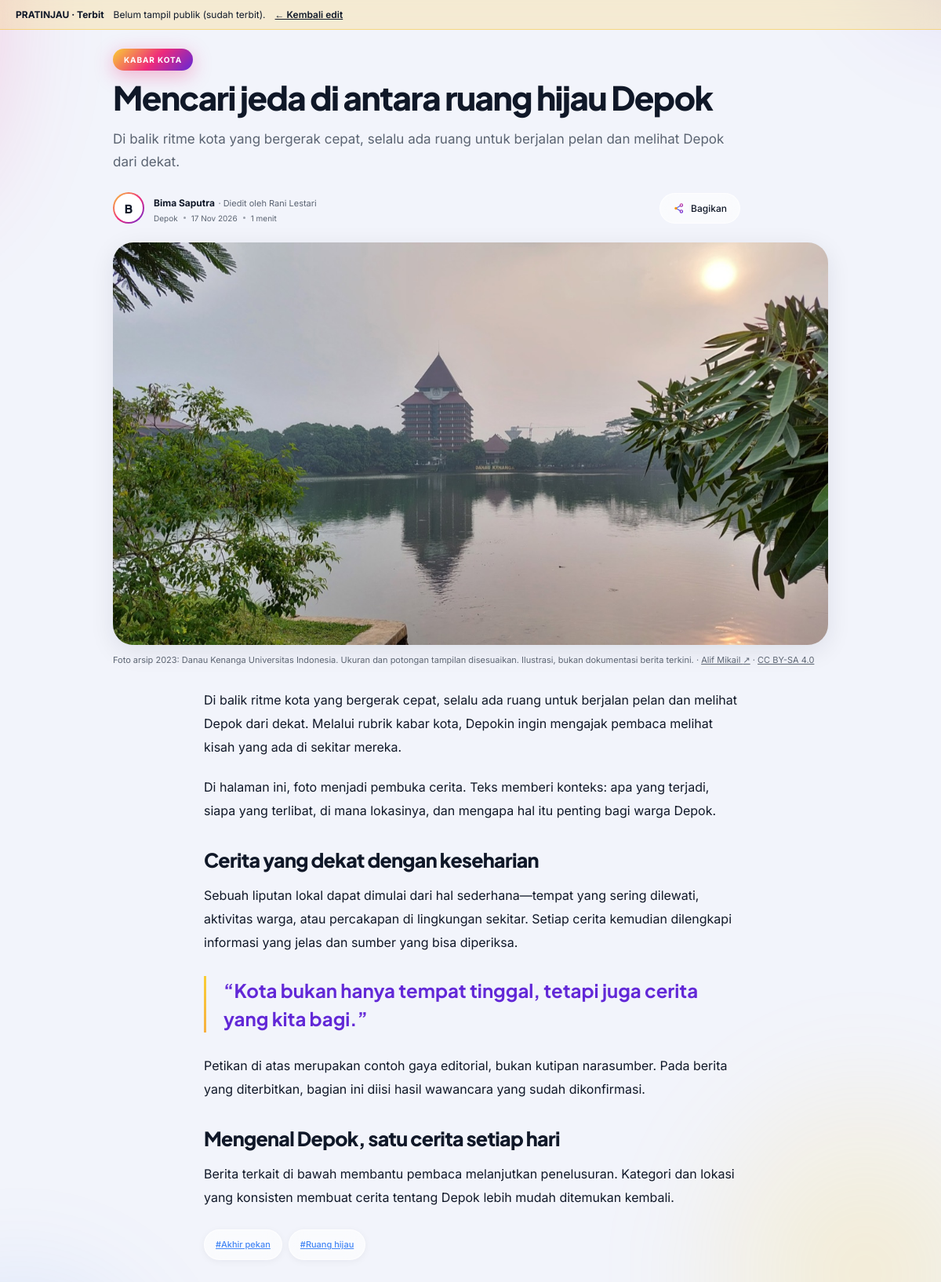
Page /redaksi/pratinjau.php?id=1 (signed in) on the committed database.
### tables this page shows
CREATE TABLE articles (
  id INT UNSIGNED NOT NULL AUTO_INCREMENT,
  title VARCHAR(200) NOT NULL,
  slug VARCHAR(220) NOT NULL,
  deck VARCHAR(500) NOT NULL DEFAULT '',
  content MEDIUMTEXT NOT NULL,
  format ENUM('foto','video','teks') NOT NULL DEFAULT 'foto',
  category_id INT UNSIGNED NOT NULL,
  location_id INT UNSIGNED DEFAULT NULL,
  author_id INT UNSIGNED NOT NULL,
  editor_id INT UNSIGNED DEFAULT NULL,
  status ENUM('draf','ditinjau','revisi','terbit','arsip') NOT NULL DEFAULT 'draf',
  is_featured TINYINT(1) NOT NULL DEFAULT 0,
  meta_title VARCHAR(200) DEFAULT NULL,
  meta_description VARCHAR(300) DEFAULT NULL,
  event_start DATETIME DEFAULT NULL,
  event_end DATETIME DEFAULT NULL,
  published_at DATETIME DEFAULT NULL,
  created_at TIMESTAMP NOT NULL DEFAULT CURRENT_TIMESTAMP,
  updated_at TIMESTAMP NOT NULL DEFAULT CURRENT_TIMESTAMP ON UPDATE CURRENT_TIMESTAMP,
  PRIMARY KEY (id),
  UNIQUE KEY uq_articles_slug (slug),
  KEY idx_articles_status_pub (status, published_at),
  KEY idx_articles_category (category_id),
  KEY idx_articles_author (author_id),
  KEY idx_articles_featured (is_featured),
  CONSTRAINT fk_articles_category FOREIGN KEY (category_id) REFERENCES categories (id),
  CONSTRAINT fk_articles_location FOREIGN KEY (location_id) REFERENCES locations (id) ON DELETE SET NULL,
  CONSTRAINT fk_articles_author FOREIGN KEY (author_id) REFERENCES users (id),
  CONSTRAINT fk_articles_editor FOREIGN KEY (editor_id) REFERENCES users (id) ON DELETE SET NULL
);

CREATE TABLE categories (
  id INT UNSIGNED NOT NULL AUTO_INCREMENT,
  name VARCHAR(80) NOT NULL,
  slug VARCHAR(100) NOT NULL,
  description VARCHAR(300) DEFAULT NULL,
  created_at TIMESTAMP NOT NULL DEFAULT CURRENT_TIMESTAMP,
  PRIMARY KEY (id),
  UNIQUE KEY uq_categories_slug (slug),
  UNIQUE KEY uq_categories_name (name)
);

CREATE TABLE users (
  id INT UNSIGNED NOT NULL AUTO_INCREMENT,
  name VARCHAR(100) NOT NULL,
  email VARCHAR(190) NOT NULL,
  password_hash VARCHAR(255) NOT NULL,
  role ENUM('admin','editor','penulis') NOT NULL DEFAULT 'penulis',
  bio VARCHAR(500) DEFAULT NULL,
  avatar_path VARCHAR(255) DEFAULT NULL,
  is_active TINYINT(1) NOT NULL DEFAULT 1,
  created_at TIMESTAMP NOT NULL DEFAULT CURRENT_TIMESTAMP,
  updated_at TIMESTAMP NOT NULL DEFAULT CURRENT_TIMESTAMP ON UPDATE CURRENT_TIMESTAMP,
  PRIMARY KEY (id),
  UNIQUE KEY uq_users_email (email)
);

CREATE TABLE locations (
  id INT UNSIGNED NOT NULL AUTO_INCREMENT,
  name VARCHAR(100) NOT NULL,
  slug VARCHAR(120) NOT NULL,
  kind ENUM('kecamatan','kelurahan','area') NOT NULL DEFAULT 'area',
  PRIMARY KEY (id),
  UNIQUE KEY uq_locations_slug (slug),
  UNIQUE KEY uq_locations_name (name)
);

CREATE TABLE media (
  id INT UNSIGNED NOT NULL AUTO_INCREMENT,
  article_id INT UNSIGNED NOT NULL,
  kind ENUM('gambar','video') NOT NULL DEFAULT 'gambar',
  file_path VARCHAR(255) DEFAULT NULL,
  embed_url VARCHAR(500) DEFAULT NULL,
  alt_text VARCHAR(300) DEFAULT NULL,
  caption TEXT DEFAULT NULL,
  credit_name VARCHAR(150) DEFAULT NULL,
  credit_url VARCHAR(500) DEFAULT NULL,
  license VARCHAR(80) DEFAULT NULL,
  license_url VARCHAR(500) DEFAULT NULL,
  poster_path VARCHAR(255) DEFAULT NULL,
  duration_seconds INT UNSIGNED DEFAULT NULL,
  transcript TEXT DEFAULT NULL,
  is_primary TINYINT(1) NOT NULL DEFAULT 0,
  sort_order INT NOT NULL DEFAULT 0,
  uploaded_by INT UNSIGNED DEFAULT NULL,
  created_at TIMESTAMP NOT NULL DEFAULT CURRENT_TIMESTAMP,
  PRIMARY KEY (id),
  KEY idx_media_article (article_id, sort_order),
  CONSTRAINT fk_media_article FOREIGN KEY (article_id) REFERENCES articles (id) ON DELETE CASCADE,
  CONSTRAINT fk_media_user FOREIGN KEY (uploaded_by) REFERENCES users (id) ON DELETE SET NULL
);

CREATE TABLE tags (
  id INT UNSIGNED NOT NULL AUTO_INCREMENT,
  name VARCHAR(60) NOT NULL,
  slug VARCHAR(80) NOT NULL,
  PRIMARY KEY (id),
  UNIQUE KEY uq_tags_slug (slug),
  UNIQUE KEY uq_tags_name (name)
);

### app/helpers.php (called while the page is built, shortened)
<?php
function e(?string $s): string
{
    return htmlspecialchars((string)$s, ENT_QUOTES, 'UTF-8');
}
function url(string $path = ''): string
{
    return BASE_URL . '/' . ltrim($path, '/');
}
function tanggal_id(?string $datetime, bool $panjang = false, bool $jam = false): string
{
    $ts = strtotime($datetime);
    $bulanPendek = [1 => 'Jan', 'Feb', 'Mar', 'Apr', 'Mei', 'Jun', 'Jul', 'Agu', 'Sep', 'Okt', 'Nov', 'Des'];
    $bulanPanjang = [1 => 'Januari', 'Februari', 'Maret', 'April', 'Mei', 'Juni', 'Juli', 'Agustus', 'September', 'Oktober', 'November', 'Desember'];
    $bulan = $panjang ? $bulanPanjang[(int)date('n', $ts)] : $bulanPendek[(int)date('n', $ts)];
    $out = date('j', $ts) . ' ' . $bulan . ' ' . date('Y', $ts);
    return $out;
}
function baca_menit(string $html): string
{
    $kata = str_word_count(strip_tags($html));
    return max(1, (int)ceil($kata / 200)) . ' menit';
}
function media_url(?string $path): string
{
    if (!$path) return '';
    return url($path);
}
function status_label(string $status): string
{
    return [
        'draf' => 'Draf', 'ditinjau' => 'Ditinjau', 'revisi' => 'Perlu revisi',
        'terbit' => 'Terbit', 'arsip' => 'Arsip',
    ][$status] ?? $status;
}

### app/db.php (called while the page is built, shortened)
<?php
function db(): PDO
{
    static $pdo = null;
    if ($pdo === null) {
        $pdo = new PDO(
            'mysql:host=' . DB_HOST . ';dbname=' . DB_NAME . ';charset=utf8mb4',
            DB_USER,
            DB_PASS,
            [
                PDO::ATTR_ERRMODE => PDO::ERRMODE_EXCEPTION,
                PDO::ATTR_DEFAULT_FETCH_MODE => PDO::FETCH_ASSOC,
                PDO::ATTR_EMULATE_PREPARES => false,
            ]
        );
    }
    return $pdo;
}

### app/articles.php (called while the page is built, shortened)
<?php
function artikel_by_id(int $id): ?array
{
    $stmt = db()->prepare(ARTIKEL_SELECT . ' WHERE a.id = ?');
    $stmt->execute([$id]);
    $row = $stmt->fetch();
    return $row ?: null;
}
function artikel_media(int $articleId): array
{
    $stmt = db()->prepare('SELECT * FROM media WHERE article_id = ? ORDER BY sort_order, id');
    $stmt->execute([$articleId]);
    return $stmt->fetchAll();
}
function artikel_tags(int $articleId): array
{
    $stmt = db()->prepare('SELECT t.* FROM tags t JOIN article_tags at2 ON t.id = at2.tag_id WHERE at2.article_id = ? ORDER BY t.name');
    $stmt->execute([$articleId]);
    return $stmt->fetchAll();
}

### partials/kartu.php (called while the page is built, shortened)
<?php
function artikel_url(array $a): string
{
    return url(($a['format'] === 'video' ? 'video/' : 'berita/') . $a['slug']);
}

### redaksi/pratinjau.php (the view, shortened to what this page needs)
<?php
require_once __DIR__ . '/../partials/kartu.php';
require_once __DIR__ . '/../partials/detail.php';
$id = (int)($_GET['id'] ?? 0);
$a = $id ? artikel_by_id($id) : null;
$media = artikel_media($id);
$utama = null; $video = null; $galeri = [];
foreach ($media as $m) {
    if ($m['is_primary'] && !$utama) $utama = $m; else $galeri[] = $m;
}
$yt = youtube_id($video['embed_url'] ?? null);
$poster = media_url($video['poster_path'] ?? '') ?: media_url($utama['file_path'] ?? '');
?>
<!doctype html>
<html lang="id">
<head>
  <link rel="stylesheet" href="<?= url('styles.css') ?>">
</head>
<body>
<div class="preview-bar"><strong>PRATINJAU · <?= e(status_label($a['status'])) ?></strong><span>Belum tampil publik<?= $a['status'] === 'terbit' ? ' (sudah terbit)' : '' ?>.</span><a href="<?= url('redaksi/artikel-form.php?id=' . $id) ?>">← Kembali edit</a></div>
<article class="article-shell">
  <header class="article-head">
    <span class="pill-label"><?= e(strtoupper($a['category_name'])) ?></span>
    <h1><?= e($a['title']) ?></h1>
    <p class="article-deck"><?= e($a['deck']) ?></p>
    <?= detail_byline($a, $a['format'] === 'video') ?>
  </header>
  <?php if ($a['format'] === 'video'): ?>
    <?php if ($yt): ?>
    <div class="video-embed"><iframe src="https://www.youtube-nocookie.com/embed/<?= e($yt) ?>" title="<?= e($a['title']) ?>" allowfullscreen></iframe></div>
    <?php elseif (!empty($video['file_path'])): ?>
    <div class="video-embed"><video controls preload="metadata" <?= $poster ? 'poster="' . e($poster) . '"' : '' ?>><source src="<?= e(media_url($video['file_path'])) ?>"></video></div>
    <?php else: ?>
    <div class="video-placeholder"><?php if ($poster): ?><img src="<?= e($poster) ?>" alt="" aria-hidden="true"><?php endif; ?><div class="placeholder-copy"><strong>Ruang untuk video liputan</strong><p>File video belum dilampirkan.</p></div></div>
    <?php endif; ?>
  <?php elseif ($utama): ?>
    <?= detail_figure($utama) ?>
  <?php endif; ?>
  <div class="article-body">
    <?= $a['content'] ?>
    <?= detail_tags($id) ?>
  </div>
</article>
</body>
</html>

### partials/detail.php (shortened to what this page needs)
<?php
function detail_byline(array $a, bool $video = false): string
{
    $inisial = mb_strtoupper(mb_substr((string)$a['author_name'], 0, 1));
    $out = '<div class="byline"><span class="avatar" aria-hidden="true">' . e($inisial) . '</span><div><strong>' . e($a['author_name']) . '</strong>';
    if (!empty($a['editor_name'])) $out .= ' <span class="byline-editor">· Diedit oleh ' . e($a['editor_name']) . '</span>';
    $out .= '<div class="meta">';
    if (!empty($a['location_name'])) $out .= '<span>' . e($a['location_name']) . '</span><span class="dot"></span>';
    if (!empty($a['published_at'])) {
        $out .= '<time datetime="' . e(date('c', strtotime((string)$a['published_at']))) . '">' . e(tanggal_id($a['published_at'])) . '</time><span class="dot"></span>';
    } else {
        $out .= '<span>Belum terbit</span><span class="dot"></span>';
    }
    $out .= '<span>' . e($video ? (durasi_video((int)($a['video_duration'] ?? 0)) ?: 'Video') : baca_menit((string)$a['content'])) . '</span></div>';
    $out .= '</div><button class="share-button" data-share="' . e(artikel_url($a)) . '" data-title="' . e($a['title']) . '" aria-label="Bagikan cerita"><span data-icon="share"></span><span>Bagikan</span></button></div>';
    return $out;
}
function detail_figcaption(array $m): string
{
    $out = e((string)($m['caption'] ?? ''));
    $links = [];
    if (!empty($m['credit_name'])) {
        $links[] = !empty($m['credit_url'])
            ? '<a href="' . e($m['credit_url']) . '" target="_blank" rel="noreferrer">' . e($m['credit_name']) . ' ↗</a>'
            : e($m['credit_name']);
    }
    if (!empty($m['license'])) {
        $links[] = !empty($m['license_url'])
            ? '<a href="' . e($m['license_url']) . '" target="_blank" rel="noreferrer">' . e($m['license']) . '</a>'
            : e($m['license']);
    }
    if ($links) $out .= ($out !== '' ? ' · ' : '') . implode(' · ', $links);
    return $out;
}
function detail_figure(array $m, bool $lazy = false): string
{
    $src = media_url($m['file_path'] ?? '');
    $out = '<figure class="article-figure"><img src="' . e($src) . '" alt="' . e($m['alt_text'] ?? '') . '" ' . ($lazy ? 'loading="lazy"' : 'fetchpriority="high"') . ' decoding="async">';
    $cap = detail_figcaption($m);
    if ($cap !== '') $out .= '<figcaption>' . $cap . '</figcaption>';
    return $out . '</figure>';
}
function detail_tags(int $articleId): string
{
    $tags = artikel_tags($articleId);
    $out = '<div class="tag-chips" aria-label="Topik terkait">';
    foreach ($tags as $t) {
        $out .= '<a class="chip" href="' . url('jelajah?tag=' . $t['slug']) . '">#' . e($t['name']) . '</a>';
    }
    return $out . '</div>';
}

### styles.css (style rules this page uses)
:root { --bg:#f2f4fb; --glass:rgba(255,255,255,.6); --glass-strong:rgba(255,255,255,.82); --hairline:rgba(255,255,255,.75); --line:rgba(16,24,40,.09); --ink:#101828; --muted:#5b6472; --g-blue:#4285F4; --g-red:#EA4335; --g-yellow:#FBBC05; --g-green:#34A853; --ig-yellow:#F9CE34; --ig-pink:#EE2A7B; --ig-purple:#6228D7; --ring:linear-gradient(135deg,var(--ig-yellow) 0%,var(--ig-pink) 52%,var(--ig-purple) 100%); --glow:0 6px 24px rgba(238,42,123,.35); --shadow:0 8px 32px rgba(16,24,40,.09); --radius:22px; --blur:blur(20px) saturate(1.6); font-family:'Inter',sans-serif; color:var(--ink); background:var(--bg); font-synthesis:none; }
* { box-sizing:border-box }
body { margin:0 }
body::before { content:'';position:fixed;inset:-25%;z-index:-1;pointer-events:none; background: radial-gradient(closest-side at 12% 18%,rgba(238,42,123,.20),transparent 70%), radial-gradient(closest-side at 85% 12%,rgba(98,40,215,.16),transparent 70%), radial-gradient(closest-side at 78% 82%,rgba(249,206,52,.20),transparent 70%), radial-gradient(closest-side at 18% 88%,rgba(66,133,244,.16),transparent 70%); filter:blur(48px); animation:orb-drift 46s ease-in-out infinite alternate; }
button,input,select,textarea { font:inherit;color:inherit }
button,a { -webkit-tap-highlight-color:transparent }
button { cursor:pointer;border:0;background:none;color:inherit }
a { color:inherit;text-decoration:none }
img { display:block;max-width:100%;object-fit:cover }
h1,h2,h3,p { margin:0 }
h1,h2,h3,.brand,.num { font-family:'Plus Jakarta Sans',sans-serif }
.chip { padding:10px 18px;min-height:39px;border:1px solid var(--hairline);border-radius:99px;background:var(--glass);backdrop-filter:blur(12px);font-size:12px;font-weight:500;white-space:nowrap;box-shadow:0 2px 10px rgba(16,24,40,.05);transition:transform .2s,box-shadow .2s }
.pill-label { font-size:10px;letter-spacing:.9px;background:var(--ring);color:#fff;padding:8px 14px;border-radius:99px;font-weight:700;box-shadow:var(--glow) }
.meta { font-size:10px;color:var(--muted);display:flex;align-items:center;gap:7px;flex-wrap:wrap;margin-top:12px }
.meta .dot { width:3px;height:3px;background:currentColor;border-radius:50%;opacity:.6 }
.article-shell { max-width:960px;margin:auto;padding:26px 24px 50px }
.article-head { max-width:800px }
.article-head h1 { font-size:42px;line-height:1.22;letter-spacing:-1.5px;margin:14px 0;font-weight:800 }
.article-deck { font-size:17px;color:var(--muted);line-height:1.7 }
.byline { display:flex;align-items:center;gap:12px;margin:24px 0 }
.avatar { width:40px;height:40px;border-radius:50%;border:2.5px solid transparent;background:linear-gradient(#fff,#fff) padding-box,var(--ring) border-box;display:grid;place-items:center;font-family:'Plus Jakarta Sans',sans-serif;font-weight:800;font-size:15px;color:var(--ink);flex:none }
.byline strong { font-size:12px }
.byline .meta { margin-top:5px }
.share-button { margin-left:auto;border:1px solid var(--hairline);border-radius:99px;padding:11px 16px;display:flex;gap:8px;align-items:center;font-size:12px;font-weight:500;background:var(--glass);backdrop-filter:blur(12px);transition:box-shadow .2s,transform .2s }
.article-figure { margin:0 0 26px }
.article-figure>img { aspect-ratio:16/9;width:100%;border-radius:26px;background:rgba(16,24,40,.06);box-shadow:var(--shadow) }
figcaption { font-size:11px;color:var(--muted);line-height:1.7;margin-top:10px }
figcaption a { text-decoration:underline }
.article-body { max-width:680px;margin:auto;font-size:16px;line-height:1.9 }
.article-body p { margin-bottom:20px }
.article-body h2 { font-size:25px;line-height:1.4;letter-spacing:-.7px;margin:30px 0 12px;font-weight:800 }
.article-body a { color:var(--g-blue);text-decoration:underline }
.article-body blockquote { font-family:'Plus Jakarta Sans',sans-serif;font-weight:700;font-size:24px;line-height:1.5;color:var(--ig-purple);margin:27px 0;border-left:3px solid;border-image:var(--ring) 1;padding-left:22px }
.tag-chips { display:flex;flex-wrap:wrap;gap:8px;margin:26px 0 0 }
.tag-chips .chip { font-size:11px;padding:8px 14px;min-height:34px }
.byline-editor { font-size:11px;color:var(--muted);font-weight:400 }
.preview-bar { position:sticky;top:0;z-index:30;background:rgba(251,188,5,.16);backdrop-filter:blur(14px);border-bottom:1px solid rgba(251,188,5,.4);padding:11px 20px;font-size:12px;display:flex;align-items:center;gap:12px;flex-wrap:wrap }
.preview-bar a { text-decoration:underline;font-weight:600 }

### rows in the picture
articles: status "Terbit", category.name "KABAR KOTA", title "Mencari jeda di antara ruang hijau Depok", deck "Di balik ritme kota yang bergerak cepat, selalu ada ruang untuk berjalan pelan dan melihat Depok dari dekat.", author.name "B", author.name "Bima Saputra", editor.name "Rani Lestari", location.name "Depok", published_at "17 Nov 2026", content "1 menit", content "Di balik ritme kota yang bergerak cepat, selalu ada ruang untuk berjalan pelan dan melihat Depok dari dekat. Melalui rubrik kabar kota, Depokin ingin mengajak pembaca melihat kisah yang ada di sekitar mereka. Di halaman ini, foto menjadi pembuka cerita. Teks memberi konteks: apa yang terjadi, siapa yang terlibat, di mana lokasinya, dan mengapa hal itu penting bagi warga Depok. Cerita yang dekat dengan keseharian Sebuah liputan lokal dapat dimulai dari hal sederhana—tempat yang sering dilewati, aktivitas warga, atau percakapan di lingkungan sekitar. Setiap cerita kemudian dilengkapi informasi yang jelas dan sumber yang bisa diperiksa. “Kota bukan hanya tempat tinggal, tetapi juga cerita yang…"
media: file_path (picture), caption "Foto arsip 2023: Danau Kenanga Universitas Indonesia. Ukuran dan potongan tampilan disesuaikan. Ilustrasi, bukan dokumentasi berita terkini. · ·", credit_name "Alif Mikail", license "CC BY-SA 4.0"
tags: name "Akhir pekan"
tags: name "Ruang hijau"
